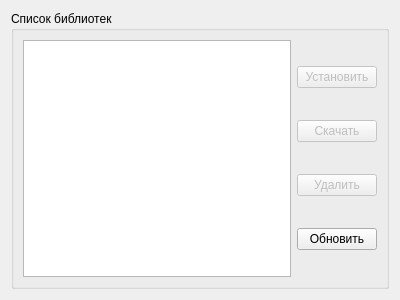
<?xml version="1.0" encoding="UTF-8"?>
<ui version="4.0">
 <class>LibrariesForm</class>
 <widget class="QWidget" name="LibrariesForm">
  <property name="geometry">
   <rect>
    <x>0</x>
    <y>0</y>
    <width>400</width>
    <height>300</height>
   </rect>
  </property>
  <property name="windowTitle">
   <string>Form</string>
  </property>
  <layout class="QVBoxLayout" name="verticalLayout_2">
   <item>
    <widget class="QGroupBox" name="groupBox">
     <property name="title">
      <string>Список библиотек</string>
     </property>
     <layout class="QHBoxLayout" name="horizontalLayout">
      <item>
       <widget class="QTableView" name="librariesTable">
        <property name="selectionMode">
         <enum>QAbstractItemView::SingleSelection</enum>
        </property>
        <property name="selectionBehavior">
         <enum>QAbstractItemView::SelectRows</enum>
        </property>
        <property name="iconSize">
         <size>
          <width>24</width>
          <height>24</height>
         </size>
        </property>
        <attribute name="horizontalHeaderHighlightSections">
         <bool>false</bool>
        </attribute>
        <attribute name="verticalHeaderHighlightSections">
         <bool>false</bool>
        </attribute>
       </widget>
      </item>
      <item>
       <layout class="QVBoxLayout" name="verticalLayout">
        <item>
         <widget class="QPushButton" name="installButton">
          <property name="enabled">
           <bool>false</bool>
          </property>
          <property name="toolTip">
           <string>Установить выбранную версию</string>
          </property>
          <property name="statusTip">
           <string>Заменяет текущую рабочую версию библиотеку на выбранную</string>
          </property>
          <property name="text">
           <string>Установить</string>
          </property>
         </widget>
        </item>
        <item>
         <widget class="QPushButton" name="downloadButton">
          <property name="enabled">
           <bool>false</bool>
          </property>
          <property name="toolTip">
           <string>Скачать выбранную версию</string>
          </property>
          <property name="statusTip">
           <string>Скачивает выбранную версию в папку для загрузок (если библиотека находится в файловой системе, то она будет просто скопирована)</string>
          </property>
          <property name="text">
           <string>Скачать</string>
          </property>
         </widget>
        </item>
        <item>
         <widget class="QPushButton" name="removeButton">
          <property name="enabled">
           <bool>false</bool>
          </property>
          <property name="toolTip">
           <string>Удалить выбранную версию</string>
          </property>
          <property name="statusTip">
           <string>Удаляет выбранную версию библиотеки. Если выбрана рабочая версия, то необходимо установить новую версию библиотеки</string>
          </property>
          <property name="text">
           <string>Удалить</string>
          </property>
         </widget>
        </item>
        <item>
         <widget class="QPushButton" name="updateButton">
          <property name="toolTip">
           <string>Обновить список</string>
          </property>
          <property name="statusTip">
           <string>Обновляет состояние всех источников и библиотек в них</string>
          </property>
          <property name="text">
           <string>Обновить</string>
          </property>
         </widget>
        </item>
       </layout>
      </item>
     </layout>
    </widget>
   </item>
  </layout>
 </widget>
 <resources/>
 <connections/>
</ui>
